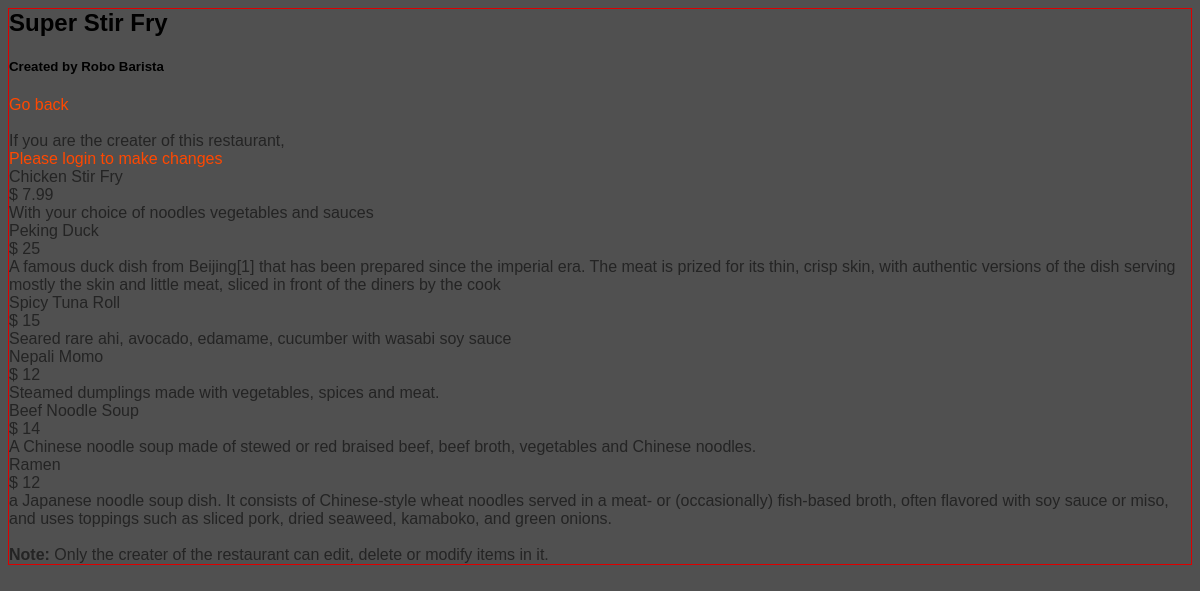
The app's page /restaurants/2/ with its own data.
### database_setup.py (models this page shows, shortened)
class Restaurant(Base):
    __tablename__ = 'restaurant'
    id = Column(Integer, primary_key=True)
    name = Column(String(250), nullable=False)
    creater_id = Column(String(250), ForeignKey('user.id'))
    creater = relationship(User)

class User(Base):
    __tablename__ = 'user'
    id = Column(Integer, primary_key=True)
    name = Column(String(250), nullable=False)
    email = Column(String(250), nullable=False)
    picture = Column(String(250))
    user_id = Column(String(250), nullable=False)
    provider = Column(String(250), nullable=False)

class MenuItem(Base):
    __tablename__ = 'menu_item'
    name = Column(String(80), nullable=False)
    id = Column(Integer, primary_key=True)
    description = Column(String(250))
    price = Column(String(8))
    course = Column(String(250))
    time_of_entry = Column(DateTime, default=datetime.datetime.utcnow)
    restaurant_id = Column(Integer, ForeignKey('restaurant.id'))
    restaurant = relationship(Restaurant)
    creater_id = Column(String(80), ForeignKey('user.id'))
    creater = relationship(User)

### flask_app.py (the view)
@app.route(res_path.format(res_id='<int:res_id>'), methods=['GET'])
def resPg(res_id):
    res = db_session.query(Restaurant).filter_by(id=res_id).one()
    if res:
        creater = getUser(res.creater_id)
        if creater:
            items = db_session.query(MenuItem).filter_by(restaurant_id=res.id)
            local_id = 0
            logged_in = False
            if 'username' in session:
                local_id = getLocalID(session['email'])
                logged_in = True
            return render_template(
                    'res.html',
                    res=res,
                    logged_in=logged_in,
                    creater_name=creater.name,
                    user_id=local_id,
                    items=items
                )
    return redirect(url_for('allResPg'))

### flask_app.py (called while the page is built)
@app.context_processor
def override_url_for():
    return dict(url_for=dated_url_for)

def dated_url_for(endpoint, **values):
    if endpoint == 'static':
        filename = values.get('filename', None)
        if filename:
            file_path = os.path.join(app.root_path,
                                     endpoint, filename)
            values['q'] = int(os.stat(file_path).st_mtime)
    return url_for(endpoint, **values)

def getUser(local_id):
    user = db_session.query(User).filter_by(id=local_id).one()
    return user

### templates/res.html (shortened to what this page needs)
<!DOCTYPE html>
  <head>
    <link
      rel=stylesheet
      type=text/css
      href="{{ url_for('static', filename='styles.css') }}">
  </head>
  <body>
    <h3>{{res.name}}</h3>
    <h5>Created by {{creater_name}}</h5>
    <a href="{{url_for('allResPg')}}">Go back</a><br>
    {% if logged_in == False %}
    <br>
    <p>If you are the creater of this restaurant,</p>
    <a href="{{url_for('loginPg')}}">Please login to make changes</a>
    {% else %}
        {% if res.creater_id|int() == user_id|int() %}
    <a href="{{url_for('addItmPg', res_id = res.id)}}">Add Item</a><br>
        {% endif %}
    {% endif %}
    <br>
    {% for item in items %}
    <p>
      {{item.name}}<br>
      $ {{item.price}}<br>
      {{item.description}}
    </p>
    {% endfor %}
    <br>
    <p>
      <b>Note:</b> Only the creater of the restaurant can edit, delete or
      modify items in it.
    </p>
  </body>
</html>

### static/styles.css (style rules this page uses)
body { font-family: Calibri, Helvetica, sans-serif; background-color: #505050; border: 1px solid #dd0000; }
h1, h3, p, a, div, section, article, nav, footer { margin: 0; }
h3 { font-size: 1.5em; }
p { color: rgb(36, 36, 36); }
a { text-decoration: none; color: #ff4800; }

### records on screen
Restaurant: name "Super Stir Fry"
User: name "Robo Barista"
MenuItem: name "Chicken Stir Fry", price "7.99", description "With your choice of noodles vegetables and sauces"
MenuItem: name "Peking Duck", price "25", description "A famous duck dish from Beijing[1] that has been prepared since the imperial era. The meat is prized for its thin, crisp skin, with authentic versions of the dish serving mostly the skin and little meat, sliced in front of the diners by the cook"
MenuItem: name "Spicy Tuna Roll", price "15", description "Seared rare ahi, avocado, edamame, cucumber with wasabi soy sauce"
MenuItem: name "Nepali Momo", price "12", description "Steamed dumplings made with vegetables, spices and meat."
MenuItem: name "Beef Noodle Soup", price "14", description "A Chinese noodle soup made of stewed or red braised beef, beef broth, vegetables and Chinese noodles."
MenuItem: name "Ramen", price "12", description "a Japanese noodle soup dish. It consists of Chinese-style wheat noodles served in a meat- or (occasionally) fish-based broth, often flavored with soy sauce or miso, and uses toppings such as sliced pork, dried seaweed, kamaboko, and green onions."
